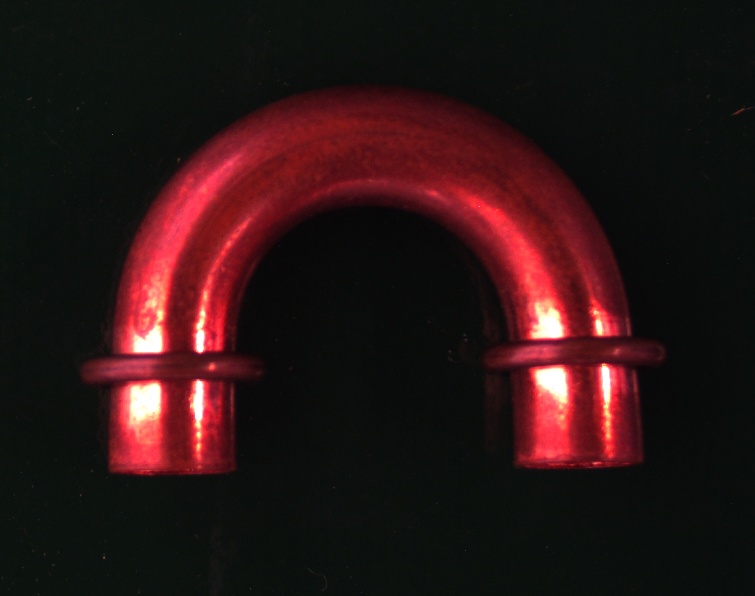
#> input picture machine_vision/app/temp.jpg, 755 x 596 px, given in place of image_10.jpg, which was not available
$ python matching.py
#> lines starting #> are read from the running program, lines starting #| are printed output that depends on the picture; pictures that were not available may be replaced by others from this repository, and a replacement may not be noted
import cv2
import numpy as np
import math

from concurrent.futures import ThreadPoolExecutor

D2R = math.pi / 180.0

def rotate_image(image, angle_deg, border_value=255):
    center = (image.shape[1] / 2, image.shape[0] / 2)
    rot_mat = cv2.getRotationMatrix2D(center, angle_deg, 1.0)
    cos = abs(rot_mat[0, 0])
    sin = abs(rot_mat[0, 1])
    new_w = int(image.shape[0] * sin + image.shape[1] * cos)
    new_h = int(image.shape[0] * cos + image.shape[1] * sin)
    rot_mat[0, 2] += (new_w / 2) - center[0]
    rot_mat[1, 2] += (new_h / 2) - center[1]
    rotated = cv2.warpAffine(image, rot_mat, (new_w, new_h), flags=cv2.INTER_LINEAR, borderValue=border_value)
    return rotated, rot_mat

def invert_affine_transform(mat):
    return cv2.invertAffineTransform(mat)

# [46 lines left out: functions apply_affine_transform, draw_rotated_match, rotated_rect_iou, non_maximum_suppression_iou, not called in this run]

def match_template_rotated_fast(src, template, angle_range=(-15, 15), angle_step=5, candidates_per_angle=1, min_score=0.5, scale=0.5):
    results = []
    src_small = cv2.resize(src, (0, 0), fx=scale, fy=scale, interpolation=cv2.INTER_AREA)
    template_small = cv2.resize(template, (0, 0), fx=scale, fy=scale, interpolation=cv2.INTER_AREA)
    th, tw = template_small.shape[:2]
    for angle in np.arange(angle_range[0], angle_range[1] + angle_step, angle_step):
        rotated, matR = rotate_image(src_small, angle)
        # Skip if template is larger than rotated image
        if template_small.shape[0] > rotated.shape[0] or template_small.shape[1] > rotated.shape[1]:
            continue
        result = cv2.matchTemplate(rotated, template_small, cv2.TM_CCOEFF_NORMED)
        for _ in range(candidates_per_angle):
            _, max_val, _, max_loc = cv2.minMaxLoc(result)
            if max_val < min_score:
                break
            center_rotated = (max_loc[0] + tw / 2, max_loc[1] + th / 2)
            inv_matR = invert_affine_transform(matR)
            mapped_center = apply_affine_transform(center_rotated, inv_matR)
            mapped_center = (mapped_center[0] / scale, mapped_center[1] / scale)
            results.append({"score": float(max_val), "angle": float(angle), "position": mapped_center})
            if candidates_per_angle > 1:
                cv2.floodFill(result, None, max_loc, -1)
            else:
                break
    results.sort(key=lambda x: -x["score"])
    return results

def match_template_rotated_coarse_to_fine(src, template, coarse_step=5, fine_step=1, coarse_range=(-15, 15), fine_window=2, candidates_per_angle=1, min_score=0.5, scale=None, iou_thresh=0.3):
    if scale is None:
        scale = guess_best_scale_threaded_cached(
            src, template,
            scales=[0.01, 0.05, 0.1, 0.15, 0.25, 0.3],
            min_score=min_score,
            num_threads=4  # adjust depending on your CPU
        )
        if scale is None:
            return []
    coarse_matches = match_template_rotated_fast(src, template, angle_range=coarse_range, angle_step=coarse_step, candidates_per_angle=candidates_per_angle, min_score=min_score, scale=scale)
    if not coarse_matches:
        return []
    best_angle = coarse_matches[0]['angle']
    fine_range = (best_angle - fine_window, best_angle + fine_window)
    fine_matches = match_template_rotated_fast(src, template, angle_range=fine_range, angle_step=fine_step, candidates_per_angle=candidates_per_angle, min_score=min_score, scale=scale)
    all_matches = coarse_matches + fine_matches
    all_matches.sort(key=lambda x: -x['score'])
    th, tw = template.shape
    return non_maximum_suppression_iou(all_matches, iou_thresh=iou_thresh, template_size=(tw, th))

_template_cache = {}

# [36 lines left out: functions _resize_pair, _score_scale_pair, guess_best_scale_threaded_cached, not called in this run]


if __name__ == "__main__":
    src_color = cv2.imread(r"/home/snc/Documents/Ubend/machine_vision/image_demo/image_10.jpg", cv2.IMREAD_COLOR)
#> src_color is the input picture: shape (596, 755, 3); mean B, G, R 20.8, 20.4, 42.2
    src = cv2.imread(r"/home/snc/Documents/Ubend/machine_vision/image_demo/image_10.jpg", cv2.IMREAD_GRAYSCALE)
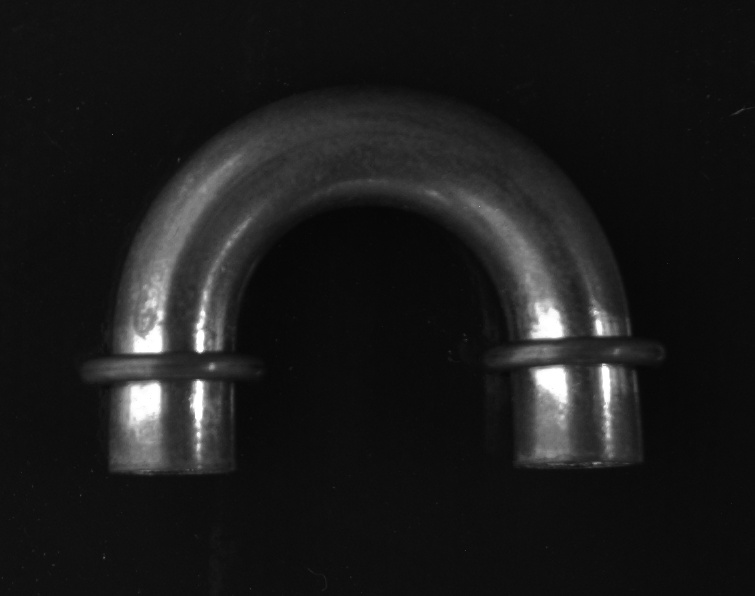
#> src: shape (596, 755); min 6, max 255, mean 27

    template = cv2.imread(r"/home/snc/Documents/Ubend/machine_vision/image_demo/Template.png", cv2.IMREAD_GRAYSCALE)
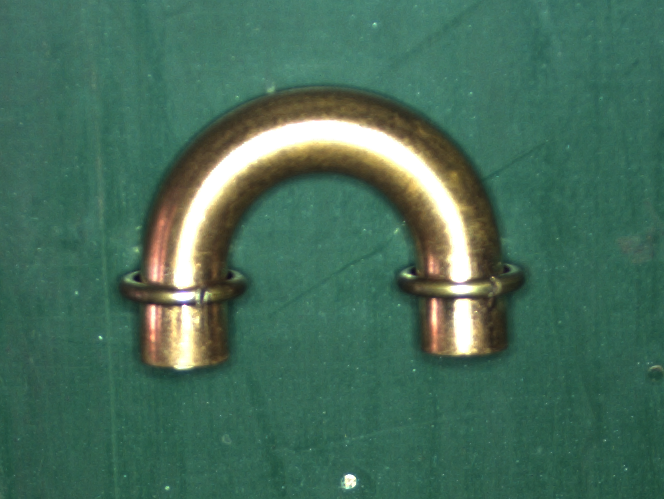
#> input picture machine_vision/image_demo/Template.png, 664 x 499 px, found by its file name
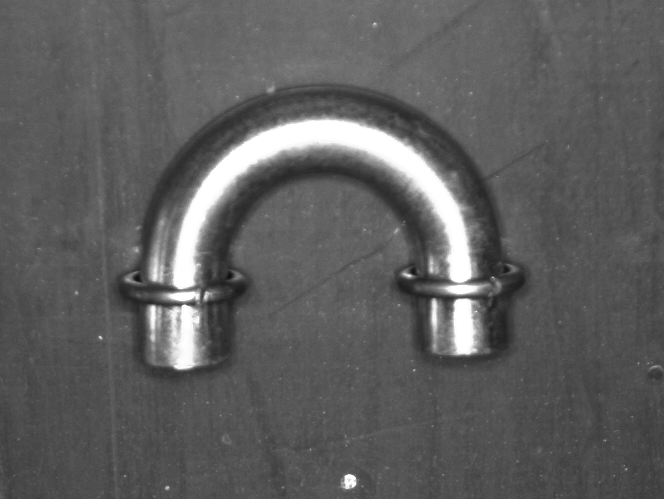
#> template: shape (499, 664); min 15, max 255, mean 94.5

    if src is None or template is None:
        raise FileNotFoundError("Missing input images!")

    import time
    start = time.perf_counter()
    matches = match_template_rotated_coarse_to_fine(
        src, template,
        coarse_step=5,  # coarse step finding
        fine_step=1,
        coarse_range=(-360, 360), # angle search range
        fine_window=2,  # step search in best angle
        candidates_per_angle=1, # increase number for detecting multiple object at same angle
        min_score = 0.5,
        scale = 0.1,  # Scale is big, cost time, more accuracy & vise-versa
        iou_thresh = 0.2 # overlay ratio
    )
#> in match_template_rotated_fast, `template_small = cv2.resize(template, (0, 0), fx=scale, fy=scale, inte..`:
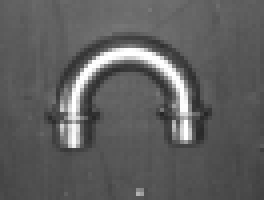
#> template_small: shape (50, 66) (shown 4 times larger); min 39, max 255, mean 94.6
#> the loop in match_template_rotated_fast, `for angle in np.arange(angle_range[0], angle_range[1] + angle_step, an..` made 145 passes
#> matR on passes 1 to 12: [[1, 2.45e-16, -7.35e-15], [-2.45e-16, 1, 9.31e-15]], [[0.996, 0.0872, -0.47], [-0.0872, 0.996, 6.43]], [[0.985, 0.174, -0.132], [-0.174, 0.985, 13.05]], [[0.966, 0.259, -0.47], [-0.259, 0.966, 19.36]], [[0.94, 0.342, -0.469], [-0.342, 0.94, 25.81]], [[0.906, 0.423, -0.118], [-0.423, 0.906, 31.87]], [[0.866, 0.5, -0.409], [-0.5, 0.866, 37.52]], [[0.819, 0.574, -0.335], [-0.574, 0.819, 43.22]], [[0.766, 0.643, -0.393], [-0.643, 0.766, 48.44]], [[0.707, 0.707, -0.0833], [-0.707, 0.707, 53.66]], [[0.643, 0.766, -0.407], [-0.766, 0.643, 57.83]], [[0.574, 0.819, -0.37], [-0.819, 0.574, 61.92]]
#> pass 2, in rotate_image (call 2), `rotated = cv2.warpAffine(image, rot_mat, (new_w, new_h), flags=cv2.INT..`:
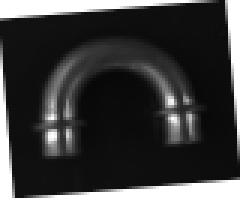
#> rotated: shape (66, 80) (shown 3 times larger); min 8, max 255, mean 58.1
#> pass 3, in rotate_image (call 3), `rotated = cv2.warpAffine(image, rot_mat, (new_w, new_h), flags=cv2.INT..`:
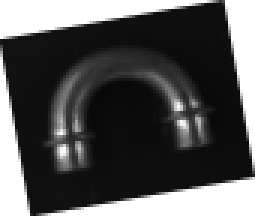
#> rotated: shape (72, 85) (shown 3 times larger); min 8, max 255, mean 85
#> pass 3, in match_template_rotated_fast, `result = cv2.matchTemplate(rotated, template_small, cv2.TM_CCOEFF_NORM..`:
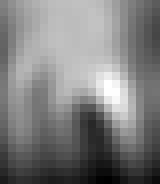
#> result: shape (23, 20) float32 (shown 8 times larger); min -0.176, max 0.141, mean -0.0182; drawn with min black and max white
#> after the loop in match_template_rotated_fast, `for angle in np.arange(angle_range[0], angle_range[1] + angle_step, an..`: results = []
#> matches = []
    end = time.perf_counter()

    vis = cv2.cvtColor(src, cv2.COLOR_GRAY2BGR)
    th, tw = template.shape
#> th = 499; tw = 664
    for i, match in enumerate(matches):
        pos = match["position"]
        angle = match["angle"]
        score = match["score"]
        # print(pos, angle)
        draw_rotated_match(vis, pos, tw, th, angle, label=f"#{i} {angle:.1f}° {score:.2f}")
        rotated_src, rot_mat = rotate_image(src_color, angle, border_value=255)
        center_in_rot = apply_affine_transform(pos, rot_mat)
        cx_r, cy_r = int(round(center_in_rot[0])), int(round(center_in_rot[1]))
        x0 = cx_r - tw // 2
        y0 = cy_r - th // 2
        x1 = x0 + tw
        y1 = y0 + th
        pad_left = max(0, -x0)
        pad_top = max(0, -y0)
        pad_right = max(0, x1 - rotated_src.shape[1])
        pad_bottom = max(0, y1 - rotated_src.shape[0])

        crop_x0 = max(0, x0)
        crop_y0 = max(0, y0)
        crop_x1 = min(rotated_src.shape[1], x1)
        crop_y1 = min(rotated_src.shape[0], y1)
        if crop_x1 > crop_x0 and crop_y1 > crop_y0:
            crop = rotated_src[crop_y0:crop_y1, crop_x0:crop_x1]
            if pad_top or pad_bottom or pad_left or pad_right:
                crop = cv2.copyMakeBorder(
                    crop,
                    top=pad_top, bottom=pad_bottom,
                    left=pad_left, right=pad_right,
                    borderType=cv2.BORDER_CONSTANT,
                    value=255
                )
#> this loop made 0 passes

    # print(f"Found {len(matches)} matches in {end - start:.3f}s")
    cv2.namedWindow("Rotated Matches", cv2.WINDOW_NORMAL)
    cv2.imshow("Rotated Matches", vis)
#> (the run stopped early here; a loop or call above may not have finished)
